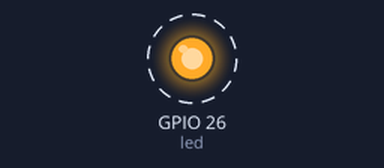
Simulated run of this program. Board: Raspberry Pi (BCM pin numbers). On the bench: output pins drawn as LEDs (lit = HIGH). Dashed ring = blinking. What the program prints to the terminal is not drawn.

Above: at 0.5 s.
Timing chart, 0 to 4.6 s (numbered marks = the images above):
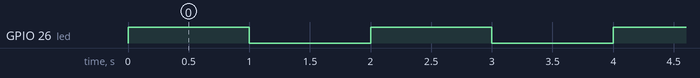

The program:

flash-led.py
```python
from gpiozero import LED
from time import sleep

led_gpio_pin = 26  # LED is connected to GPIO26 (physical pin 37)

print(f"Configuring LED on {led_gpio_pin}")

led = LED(led_gpio_pin)

print(f"Flashing LED")

while True:
    led.on()
    sleep(1)
    led.off()
    sleep(1)
```

Measured:
- by itself, GPIO 26 (led): alternates HIGH for 1.0 s and LOW for 1.0 s
